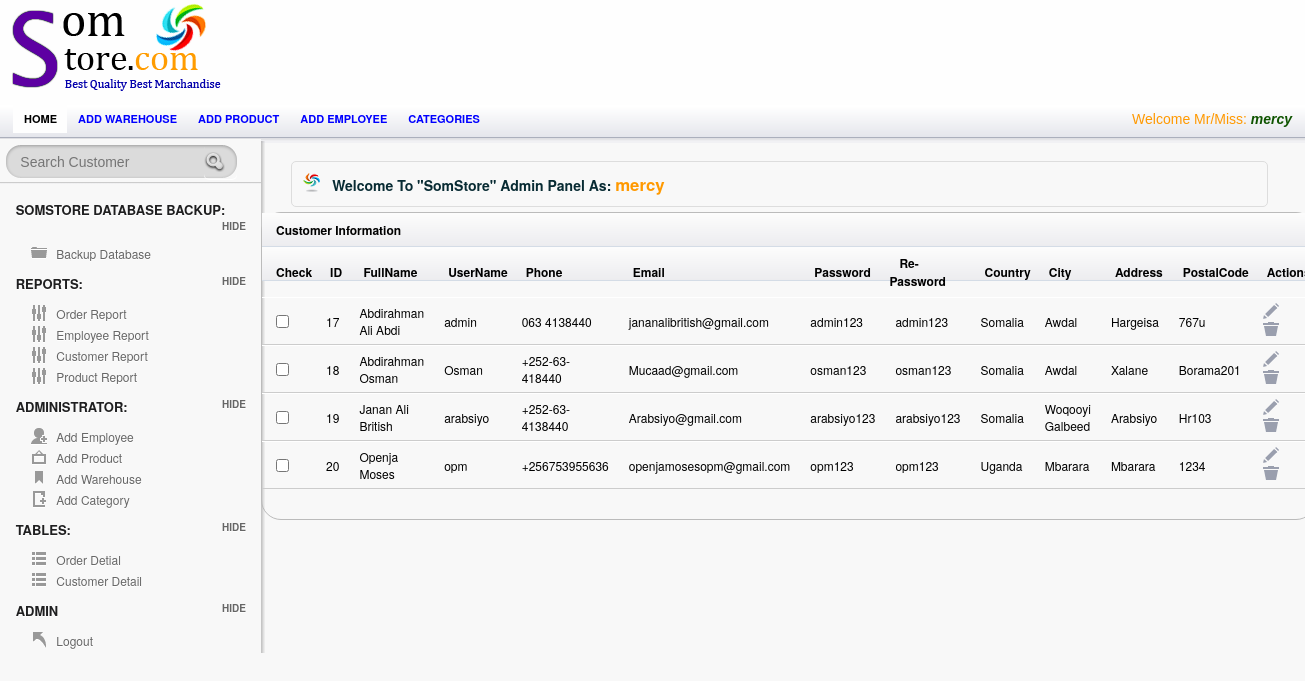
The app's page /Admin/customerTable.php (signed in) with its own data.
### tables this page shows
CREATE TABLE `employee` (
  `Employee_ID` int(95) NOT NULL,
  `Employee_Name` varchar(25) NOT NULL,
  `Username` varchar(25) NOT NULL,
  `Password` varchar(25) NOT NULL,
  `Picture` varchar(255) NOT NULL
);

CREATE TABLE `customer` (
  `Cust_Id` int(15) NOT NULL,
  `FullName` varchar(25) NOT NULL DEFAULT '',
  `UserName` varchar(255) NOT NULL DEFAULT '',
  `Phone` varchar(25) NOT NULL DEFAULT '',
  `Email` varchar(55) NOT NULL DEFAULT '',
  `Password` varchar(20) NOT NULL DEFAULT '',
  `Re_Password` varchar(20) NOT NULL DEFAULT '',
  `Country` varchar(25) NOT NULL DEFAULT '',
  `City` varchar(25) NOT NULL DEFAULT '',
  `Adress` varchar(55) NOT NULL DEFAULT '',
  `PostalCode` varchar(25) NOT NULL DEFAULT ''
);

### session.php (called while the page is built, shortened)
<?php
include('config.php');
$check=$_SESSION['login_username'];
$session=mysqli_query($mysqli, "select Username from employee where Username='$check' ");
$row=mysqli_fetch_array($session);
$login_session=$row['Username'];
?>

### Admin/customerTable.php (the view, shortened to what this page needs)
<?php
 include("../config.php");
include("../session.php");
 ?>
<!doctype html>
<html lang="en">
<head>
	<link rel="stylesheet" href="css/layout.css" type="text/css" media="screen" />
</head>
<body>
<div id="container">
	   <div id="header">
		<div id="logo-banner">
				<div id="logo">
					<a href="index.php"><img src="images/logo.png" alt="" /></a>
				</div>
				<div id="banner">
				</div>
		</div>
		</div>
<div id="content-wrap">
	<section id="secondary_bar">
             <nav>
                <ul>
                    <li class="selected"><a href="index.php">Home</a></li>
                    <li><a href="add_warehouse.php">Add warehouse</a></li>
                    <li><a href="add_product.php">Add product</a></li>
                    <li><a href="Employee.php">Add employee</a></li>
                    <li><a href="add_category.php">Categories</a></li>
                    <li class="logout"> <span class="check"> <?php echo "Welcome Mr/Miss:   ". "<font color='##fa5400'><i><b>".$login_session."</b></i></font>" ;?> </span></li>
                </ul>
            </nav>
	</section>
<aside id="sidebar" class="column">
				<div id="search">
					<form action="searchprod.php" method="post" accept-charset="utf-8">
						<input type="text"  title="Search..." class="blink field"  placeholder="Search Customer"   name='search' size=60 maxlength=100 />
						<input class="search-button" type="submit" value="Submit" />
						<div class="cl">&nbsp;</div>
					</form>
				</div>
		<hr/>
		<h3> SomStore Database Backup:</h3>
		<ul class="toggle">
		    <li class="icn_folder"><a href="Backup.php">Backup Database</a></li>
		</ul>
		<h3>Reports:</h3>
		<ul class="toggle">
		    <li class="icn_settings"><a href="OrderReports.php">Order Report</a></li>
			<li class="icn_settings"><a href="EmployeeReport.php">Employee Report</a></li>
			<li class="icn_settings"><a href="CustomerReport.php">Customer Report</a></li>
			<li class="icn_settings"><a href="ProductReport.php"> Product Report</a></li>
		</ul>
		<h3>Administrator:</h3>
		<ul class="toggle">
		    <li class="icn_add_user"><a href="Employee.php">Add Employee</a></li>
			<li class="icn_photo"><a href="add_product.php">Add Product</a></li>
			<li class="icn_tags"><a href="add_warehouse.php">Add Warehouse</a></li>
			<li class="icn_new_article"><a href="add_category.php">Add Category</a></li>
		</ul>
        <h3>Tables:</h3>
		<ul class="toggle">
		    <li class="icn_categories"><a href="order.php">Order Detial</a></li>
     		<li class="icn_categories"><a href="customerTable.php">Customer Detail</a></li>
		</ul>
		<h3>Admin</h3>
		<ul class="toggle">
			<li class="icn_jump_back"><a href="../logout.php">Logout</a></li>
		</ul>
	</aside>
	<section id="main" class="column">
	<h4 class="alert_info">Welcome To <strong>"SomStore"</strong> Admin Panel As: <?php echo "  ". "<font color='#f90'><big><b>".$login_session."</b></big></font>" ;?>  </h4>
<?php
$result = mysqli_query($mysqli,"SELECT * FROM customer");
?>
      			<div id="tab2" class="tab_content">
  <table class="tablesorter" cellspacing="0">
      <thead>
			 <th colspan="13">  Customer Information  </th> </thead>
		<thead>
			<tr>
   		    <th>Check</th>
    	      <th> ID</th>
              <th> FullName</th>
    		<th>UserName</th>
		    <th>Phone</th>
            <th>Email</th>
              <th>Password</th>
    		<th>Re-Password</th>
		    <th>Country</th>
            <th>City</th>
              <th>Address</th>
    		<th>PostalCode</th>
    		<th>Actions</th>
			</tr>
		</thead>
		<tbody>
<?php while($row = mysqli_fetch_array($result))
  {?>
    <tr>
    <td><input type="checkbox"></td>
    <td><?Php echo $row['Cust_Id']; ?></td>
    <td><?php echo $row['FullName']; ?></td>
   <td><?php echo $row['UserName']; ?></td>
	<td><?php echo $row['Phone']; ?></td>
	 <td><?php echo $row['Email']; ?></td>
   <td><?php echo $row['Password']; ?></td>
	<td><?php echo $row['Re_Password']; ?></td>
	 <td><?php echo $row['Country']; ?></td>
   <td><?php echo $row['City']; ?></td>
	<td><?php echo $row['Adress']; ?></td>
	<td><?php echo $row['PostalCode']; ?></td>
    <td> <a href="empViewUpdate.php?update=<?php echo $row['Cust_Id']; ?>"  onClick="edit(this);" title="empEdit" >  <input type="image" src="images/icn_edit.png" title="Edit"> </a>
     <a href="custDelete.php?delete=<?php echo $row['Cust_Id']; ?>" onClick="del(this);" title="Delete" ><input type="image" src="images/icn_trash.png" title="Trash">  </a></td>
    </tr>
  <?php }mysqli_close($mysqli);?>
</tbody>
</table>
			</div>
		<div class="spacer"></div>
	</section>
       </div>
</div>
</body>
</html>

### records on screen
employee: Username "mercy"
customer: Cust_Id "17", FullName "Abdirahman Ali Abdi", UserName "admin", Phone "063 4138440", Email "jananalibritish@gmail.com", Password "admin123", Re_Password "admin123", Country "Somalia", City "Awdal", Adress "Hargeisa", PostalCode "767u"
customer: Cust_Id "18", FullName "Abdirahman Osman", UserName "Osman", Phone "+252-63-418440", Email "Mucaad@gmail.com", Password "osman123", Re_Password "osman123", Country "Somalia", City "Awdal", Adress "Xalane", PostalCode "Borama201"
customer: Cust_Id "19", FullName "Janan Ali British", UserName "arabsiyo", Phone "+252-63-4138440", Email "Arabsiyo@gmail.com", Password "arabsiyo123", Re_Password "arabsiyo123", Country "Somalia", City "Woqooyi Galbeed", Adress "Arabsiyo", PostalCode "Hr103"
customer: Cust_Id "20", FullName "Openja Moses", UserName "opm", Phone "+256753955636", Email "openjamosesopm@gmail.com", Password "opm123", Re_Password "opm123", Country "Uganda", City "Mbarara", Adress "Mbarara", PostalCode "1234"
